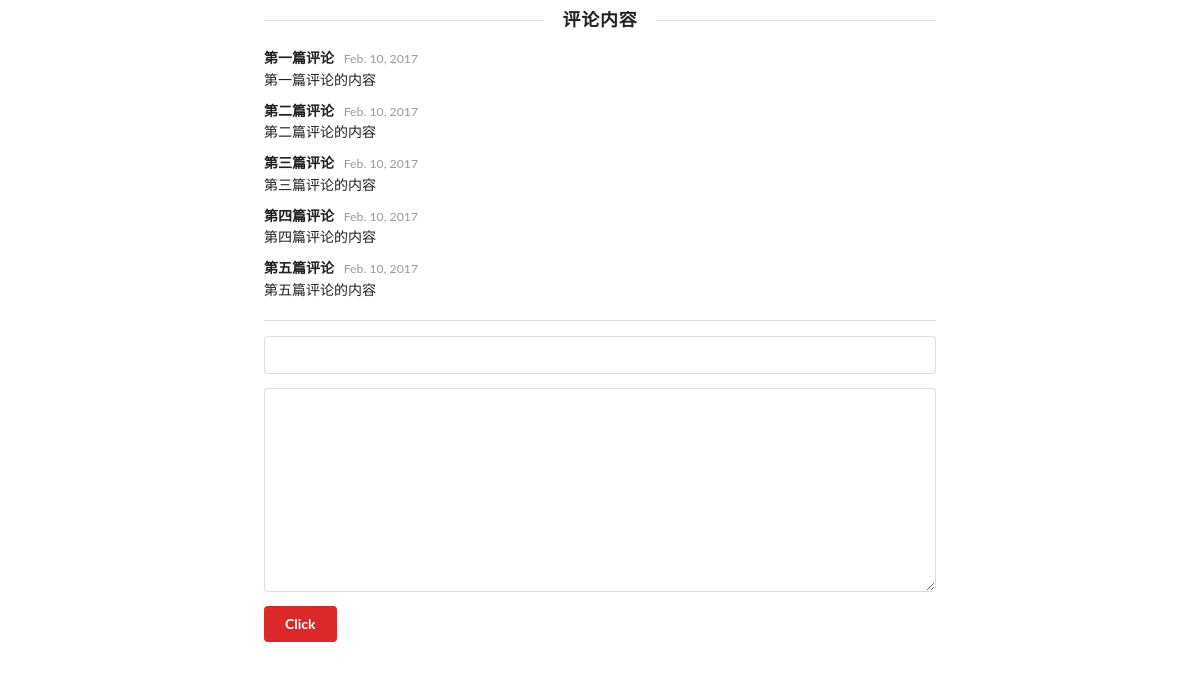
Screenshot of /add/ with the database file from the repository.
### firstapp/models.py (models this page shows, shortened)
class Comment(models.Model):
    name = models.CharField(max_length=10)
    content = models.TextField()
    createtime = models.DateField(auto_now=True)

### firstapp/views.py (the view, shortened to what this page needs)
# urls.py: url(r'^add/', add, name="add"),
def add(request):
    if request.method == "GET":
        form = CommentForm
    context = {}
    comment_list = Comment.objects.all()
    context['comment_list'] = comment_list
    context['form'] = form
    return render(request, 'add.html', context)

### firstapp/templates/add.html (shortened to what this page needs)
{% load staticfiles %}
<!DOCTYPE html>
<html>
    <head>
        <link rel="stylesheet" href="{% static 'css/semantic.css' %}" media="screen" title="no title" charset="utf-8">
    </head>
    <body>
        <div class="ui segment container" style="width:700px;border:none;box-shadow:none">
            <h3 class="ui horizontal divider header" style="">评论内容</h3>
            <div class="ui comments" style="border:none">
                {% for comment in comment_list %}
                    <div class="comment">
                        <div class="content">
                            <a href="#" class="author">{{ comment.name }}</a>
                            <div class="metadata">
                                <div class="date">
                                    {{ comment.createtime }}
                                </div>
                            </div>
                            <p class="text" >
                                {{ comment.content }}
                            </p>
                        </div>
                    </div>
                {% endfor %}
            </div>
            <div class="ui divider"></div>
            <form class="ui tiny form"  method="post">
                    {% for field in form %}
                    <div class="field">
                        {{ field }}
                    </div>
                    {% endfor %}
                <button type="submit" class="ui red button" >Click</button>
            </form>
        </div>
    </body>
</html>

### rows the page displays
Comment: name "第一篇评论", createtime "Feb. 10, 2017", content "第一篇评论的内容"
Comment: name "第二篇评论", createtime "Feb. 10, 2017", content "第二篇评论的内容"
Comment: name "第三篇评论", createtime "Feb. 10, 2017", content "第三篇评论的内容"
Comment: name "第四篇评论", createtime "Feb. 10, 2017", content "第四篇评论的内容"
Comment: name "第五篇评论", createtime "Feb. 10, 2017", content "第五篇评论的内容"
